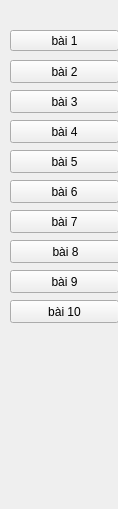
     <widget class="QWidget" name="scrollAreaWidgetContents">
      <property name="geometry">
       <rect>
        <x>0</x>
        <y>0</y>
        <width>118</width>
        <height>509</height>
       </rect>
      </property>
      <widget class="QPushButton" name="bai1">
       <property name="geometry">
        <rect>
         <x>10</x>
         <y>30</y>
         <width>109</width>
         <height>21</height>
        </rect>
       </property>
       <property name="text">
        <string>bài 1</string>
       </property>
      </widget>
      <widget class="QPushButton" name="bai2">
       <property name="geometry">
        <rect>
         <x>10</x>
         <y>60</y>
         <width>109</width>
         <height>23</height>
        </rect>
       </property>
       <property name="text">
        <string>bài 2</string>
       </property>
      </widget>
      <widget class="QPushButton" name="bai3">
       <property name="geometry">
        <rect>
         <x>10</x>
         <y>90</y>
         <width>109</width>
         <height>23</height>
        </rect>
       </property>
       <property name="text">
        <string>bài 3</string>
       </property>
      </widget>
      <widget class="QPushButton" name="bai4">
       <property name="geometry">
        <rect>
         <x>10</x>
         <y>120</y>
         <width>109</width>
         <height>23</height>
        </rect>
       </property>
       <property name="text">
        <string>bài 4</string>
       </property>
      </widget>
      <widget class="QPushButton" name="bai5">
       <property name="geometry">
        <rect>
         <x>10</x>
         <y>150</y>
         <width>109</width>
         <height>23</height>
        </rect>
       </property>
       <property name="text">
        <string>bài 5</string>
       </property>
      </widget>
      <widget class="QPushButton" name="bai6">
       <property name="geometry">
        <rect>
         <x>10</x>
         <y>180</y>
         <width>109</width>
         <height>23</height>
        </rect>
       </property>
       <property name="text">
        <string>bài 6</string>
       </property>
      </widget>
      <widget class="QPushButton" name="bai9">
       <property name="geometry">
        <rect>
         <x>10</x>
         <y>270</y>
         <width>109</width>
         <height>23</height>
        </rect>
       </property>
       <property name="text">
        <string>bài 9</string>
       </property>
      </widget>
      <widget class="QPushButton" name="bai10">
       <property name="geometry">
        <rect>
         <x>10</x>
         <y>300</y>
         <width>109</width>
         <height>23</height>
        </rect>
       </property>
       <property name="text">
        <string>bài 10</string>
       </property>
      </widget>
      <widget class="QPushButton" name="bai8">
       <property name="geometry">
        <rect>
         <x>10</x>
         <y>240</y>
         <width>111</width>
         <height>23</height>
        </rect>
       </property>
       <property name="text">
        <string>bài 8</string>
       </property>
      </widget>
      <widget class="QPushButton" name="bai7">
       <property name="geometry">
        <rect>
         <x>10</x>
         <y>210</y>
         <width>109</width>
         <height>23</height>
        </rect>
       </property>
       <property name="text">
        <string>bài 7</string>
       </property>
      </widget>
     </widget>
